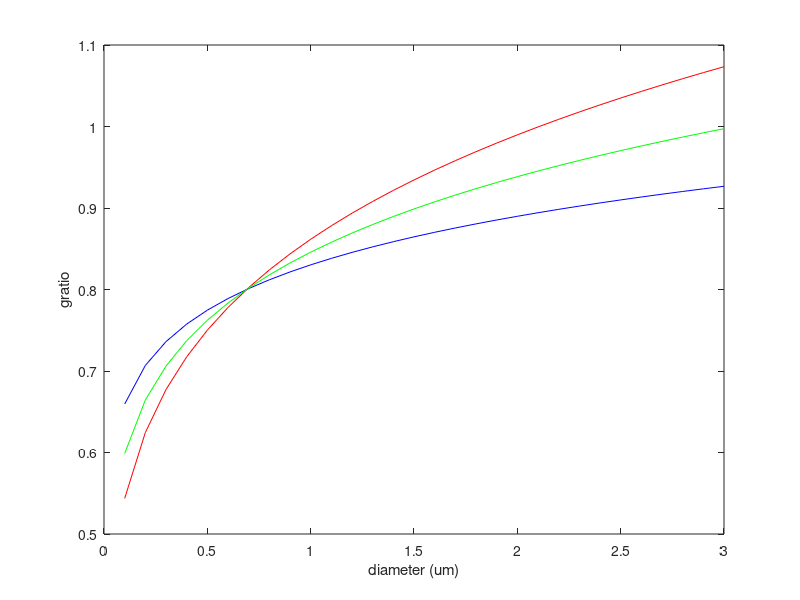
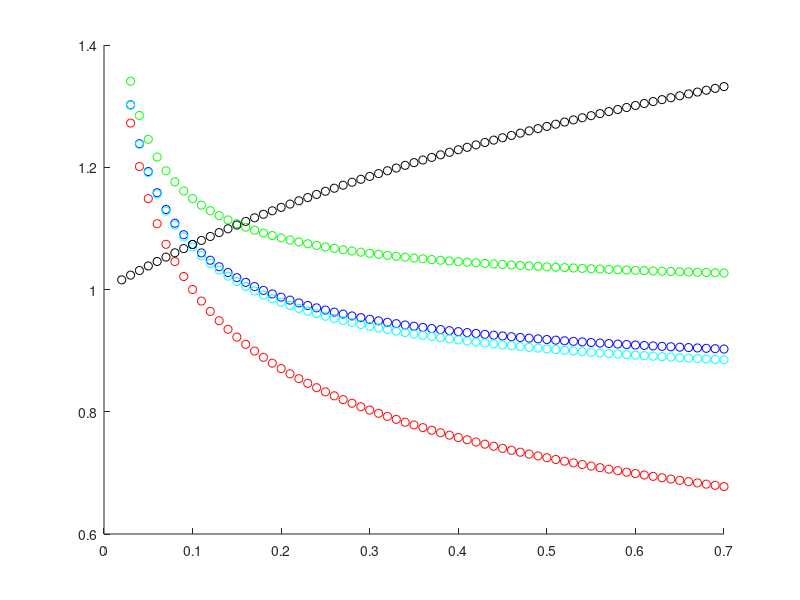
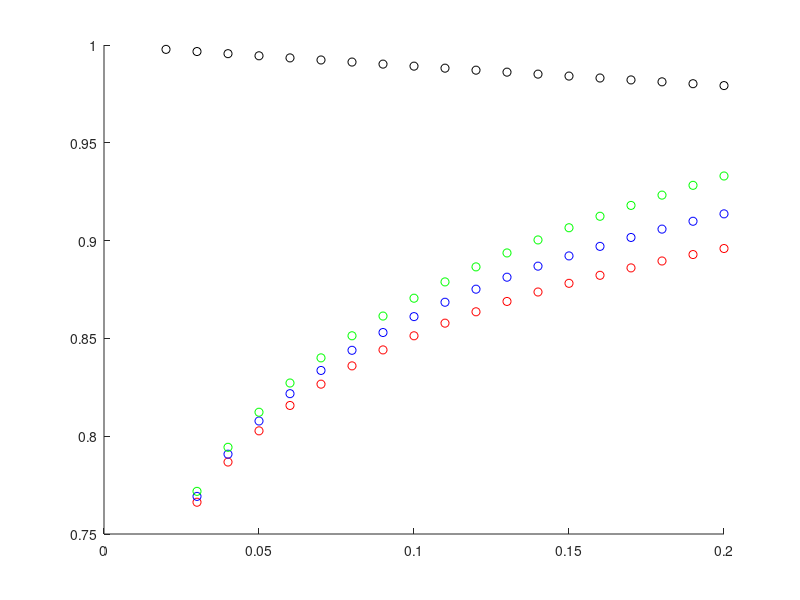

Write MATLAB code to recreate these figures, in order. (Note: this script raises an error after producing the figures.)
% Find alpha and beta

d = 0.1:0.1:3;

figure()
alpha   = 0.2;
beta    = 0.8/((0.69)^alpha);
g = beta*(d).^alpha;
plot(d,g,'r')
hold on
alpha   = 0.1;
beta    = 0.8/((0.69)^alpha);
g = beta*(d).^alpha;
plot(d,g,'b')
alpha   = 0.15;
beta    = 0.8/((0.69)^alpha);
g = beta*(d).^alpha;
plot(d,g,'g')

xlabel('diameter (um)')
ylabel('gratio')

alpha=0.1;
beta=0.7;

%% Find Constant A
mode=0.1;
R = [];
figure()
for theta=0.02:0.01:0.7
    LL      = (mode/theta)^(2*alpha);
    UL      = (mode/theta + 1)^(2*alpha);
    TV      = gamma(mode/theta+1)/gamma(mode/theta+1-2*alpha);
    GV = (mode/theta+0.5-alpha)^(2*alpha);
    ratio1   = TV/LL;
    R = [R; ratio1];
    scatter(theta,LL,'r')
    scatter(theta,TV,'b')
    scatter(theta,UL,'g')
    scatter(theta,GV,'c')
    scatter(theta,ratio1,'k')

    hold on
end
ratio1 = mean(R);

%% Find Constant C
mode=0.4;
R = [];
figure()
for theta=0.02:0.01:0.2
    UL      = (mode/theta)^(-alpha);
    LL      = (mode/theta + 1)^(-alpha);
    TV      = gamma(mode/theta+1-alpha)/gamma(mode/theta+1);

    ratio2   = TV/UL;
    R = [R ratio2];
    scatter(theta,LL,'r')
    scatter(theta,TV,'b')
    scatter(theta,UL,'g')
    scatter(theta,ratio2,'k')

    hold on
end
ratio2 = mean(R);

clearvars mode

%% 

%% Test with different g 
G = [0.65, 0.70, 0.72,0.8];
ls = {'-.','-','--',':'};
alpha=0.2;
beta=0.7;

figure()

for i=1:length(G)
g=G(i);
v=10;
syms M theta
eqn1 = (g^2*(2+4*alpha^2-6*alpha)/(2^(2*alpha)*theta^(2*alpha)*beta^2*(M/theta+1/2-alpha)^(2*alpha)*M)-2/M)*theta^2 ...
    +((g^2/(2^(2*alpha)*theta^(2*alpha)*beta^2*(M/theta+1/2-alpha)^(2*alpha)))*(3-4*alpha)-3)*theta ...
    + (g^2/(2^(2*alpha)*theta^(2*alpha)*beta^2*(M/theta+1/2-alpha)^(2*alpha)*M^(-1))-M) ==0;
eqn2 = v == 11/(beta*2^(2*alpha))*(M/theta+0.5-alpha/2)^alpha*theta^(1-alpha)*(M/theta+1-alpha);
[S1, S2] = vpasolve([eqn1 eqn2],[M theta],[0.2 1; 0 1]);
sprintf('g-ratio: %.2f, mode: %.2f, theta: %.2f',g,S1,S2)


% fimplicit3(eqn1,'FaceColor','y')
% hold on
% fimplicit3(eqn2,'FaceColor','r')
% xlim([0.1,1])
% ylim([0,1])
% xlabel('M')
% ylabel('theta')

fimplicit(eqn1,'Color','b','LineStyle',ls{i})
hold on
fimplicit(eqn2,'Color','r','LineStyle',ls{i})
hold on
xlim([0.1,1])
ylim([0,1])
xlabel('M')
ylabel('theta')
end
legend('g ratio fun','vel fun')

%% Use g from data
alpha=0.1;
A = 2^(2*alpha)*1.05; %
C = 2^(-alpha)*0.98; %
g_map = gratio.*tract;
R = 5.5*2;

for x=1:96
    for y=1:106
        for z=1:70
            if tract(x,y,z)== 1
                g=g_map(x,y,z);
                v=8; 
                 syms M theta
%                 eqn1 = ((A*(beta^2)*M^(2*alpha))*(M+3*((((v*beta*M^alpha)/(R*C))-M)/(1-alpha))+(2/M)*((((v*beta*M^alpha)/(R*C))-M)/(1-alpha))^2)/(M+(3-4*alpha)*((((v*beta*M^alpha)/(R*C))-M)/(1-alpha))+(((2+4*alpha^2-6*alpha)/M)*((((v*beta*M^alpha)/(R*C))-M)/(1-alpha))^2)))-g^2 ==0;
%                 V = vpasolve(eqn1,M,[0.1;0.6]);
%                 Mode=double(V);
%                 if isempty(Mode)
%                     sprintf('Problem with g-ratio: %.2f',g)
%                 else
%                 theta = ((beta*v*Mode^alpha)/(R*C) - Mode)/(1-alpha);
                eqn1 = (g^2*(2+4*alpha^2-6*alpha)/(2^(2*alpha)*theta^(2*alpha)*beta^2*(M/theta+1/2-alpha)^(2*alpha)*M)-2/M)*theta^2 ...
    +((g^2/(2^(2*alpha)*theta^(2*alpha)*beta^2*(M/theta+1/2-alpha)^(2*alpha)))*(3-4*alpha)-3)*theta ...
    + (g^2/(2^(2*alpha)*theta^(2*alpha)*beta^2*(M/theta+1/2-alpha)^(2*alpha)*M^(-1))-M) ==0;
                eqn2 = v == 11/(beta*2^(2*alpha))*(M/theta+0.5-alpha/2)^alpha*theta^(1-alpha)*(M/theta+1-alpha);
                [S1, S2] = vpasolve([eqn1 eqn2],[M theta],[0.2 0.6; 0 1]);
                Mode = S1;
                theta = S2;
                mean = Mode + theta;
                sprintf('g-ratio: %.2f, mode: %.2f, theta: %.2f, mean: %.2f',g,Mode,theta, mean)
                %end
            end
        end 
    end
end

%% Equation parts
M=0.1:0.01:0.9;
g=0.72;
v=4;
beta=0.7;
C =0.98;
pt1 = (M.^2)*(v*g^2)*(-4*alpha^2+8*alpha-1)/(11*C*A*beta);
pt2 = - (M.^(2*alpha+1))*alpha*(alpha+1);
pt3 = (M.^(3*alpha))*v*beta*(3*alpha+1)/(11*C);
pt4 = (M.*g^2*alpha*(alpha-1))/(A*beta^2);
pt5 = (M.^(2*alpha-1))*(g^2/(A*beta^2))*((v*beta/(11*C))^2)*(2+4*alpha^2-6*alpha);
pt6 = -(M.^(4*alpha-1))*2*((v*beta)/(11*C))^2;
total = pt1+pt2+pt3+pt4+pt5+pt6;
total2 = pt3 + pt5 + pt6;

close all
figure()
plot(M,pt1);
hold on
plot(M,pt2);
hold on
plot(M,pt3);
hold on
plot(M,pt4);
hold on
plot(M,pt5);
hold on
plot(M,pt6);
hold on
plot(M,total,'k','LineWidth',2);
% plot(M,total2,'k--','LineWidth',2);
hold on


g=0.71;
v=8;
pt1 = (M.^2)*(v*g^2)*(-4*alpha^2+8*alpha-1)/(11*C*A*beta);
pt2 = - (M.^(2*alpha+1))*alpha*(alpha+1);
pt3 = (M.^(3*alpha))*v*beta*(3*alpha+1)/(11*C);
pt4 = (M.*g^2*alpha*(alpha-1))/(A*beta^2);
pt5 = (M.^(2*alpha-1))*(g^2/(A*beta^2))*((v*beta/(11*C))^2)*(2+4*alpha^2-6*alpha);
pt6 = -(M.^(4*alpha-1))*2*((v*beta)/(11*C))^2;
total = pt1+pt2+pt3+pt4+pt5+pt6;
plot(M,total,'k--','LineWidth',2);
legend()

%% Two equations similar?

alpha=0.1;
beta=0.7;
theta=0.1;
g=0.6;
syms M
eqn1 = M*2*gamma(M/0.1)==3;
eqn1 = gamma(M)==1.7725;
syms M theta
eqn1 = 0 == g^2 - A*beta^2*M^(2*alpha)*(M+3*theta+2*theta^2/M)/(M+(3-4*alpha)*theta+(2+4*alpha^2-6*alpha)*theta^2/M);

eqn2 = v == (11/beta)*theta(1-alpha) ...
    * 0.98*(M/theta)^(alpha) ... % Lower limit and factor A
    * (M/theta+1-alpha);
[S1, S2] = vpasolve([eqn1 eqn2],[M theta],[0 1; 0 1]);
syms v
M =0.22;
theta=0.1;
eqn = theta==((v.*beta*M^alpha/(11*C))-M)/(1-alpha);
V = vpasolve(eqn,v)
v=5.18;
M=0.22;
syms theta
eqn = theta==((v.*beta*M^alpha/(11*C))-M)/(1-alpha);
V = vpasolve(eqn,theta)
theta=0.1;
syms M
eqn1 = (M^2)*(v.*g.^2)*(-4*alpha^2+8*alpha-1)/(11*C*A*beta) - (M^(2*alpha+1))*alpha*(alpha+1) + (M^(3*alpha))*v.*beta*(3*alpha+1)/(11*C) + (M*g.^2*alpha*(alpha-1))/(A*beta^2) + (M^(2*alpha-1))*(g.^2/(A*beta^2))*(v.*beta/(11*C))^2*(2+4*alpha^2-6*alpha) - (M^(4*alpha-1))*2*(v.*beta/(11*C))^2 == 0;
V = vpasolve(eqn1,M,[0;1])

g = 0.7
xt = @(M) (-g + sqrt(A*beta^2*M^(2*alpha)*(M+3*theta+2*theta^2/M)/(M+(3-4*alpha)*theta+(2+4*alpha^2-6*alpha)*theta^2/M)));
figure()
fplot(xt,[0,1])
g = 0.72
xt = @(M) (-g + sqrt(A*beta^2*M^(2*alpha)*(M+3*theta+2*theta^2/M)/(M+(3-4*alpha)*theta+(2+4*alpha^2-6*alpha)*theta^2/M)));
hold on
fplot(xt,[0,1])
beta=0.7;
xt2 = @(M) ((M^2)*(v.*g.^2)*(-4*alpha^2+8*alpha-1)/(11*C*A*beta) - (M^(2*alpha+1))*alpha*(alpha+1) + (M^(3*alpha))*v.*beta*(3*alpha+1)/(11*C) + (M*g.^2*alpha*(alpha-1))/(A*beta^2) + (M^(2*alpha-1))*(g.^2/(A*beta^2))*(v.*beta/(11*C))^2*(2+4*alpha^2-6*alpha) - (M^(4*alpha-1))*2*(v.*beta/(11*C))^2);
hold on
fplot(xt2,[0,1],'r')

figure
for theta=0.1:0.01:0.4
M=0.3;
g = sqrt(A*beta^2*M^(2*alpha)*(M+3*theta+2*theta^2/M)/(M+(3-4*alpha)*theta+(2+4*alpha^2-6*alpha)*theta^2/M));
scatter(theta,g)
hold on
end

theta=0.1;
M=0.22;
k=M/theta+1;
g=sqrt(A*beta^2*((k-1)*theta)^(2*alpha)*(k+1)*k/((k-2*alpha+1)*(k-2*alpha)))

%% 

A = 2^(2*alpha)*1; %
C = 2^(-alpha)*1; %
g=0.70;
v=5;
R = 5.5*2;
syms M  
xt = @(M) (((A*(beta^2)*M^(2*alpha))*(M+3*((((v*beta*M^alpha)/(R*C))-M)/(1-alpha))+(2/M)*((((v*beta*M^alpha)/(R*C))-M)/(1-alpha))^2)/(M+(3-4*alpha)*((((v*beta*M^alpha)/(R*C))-M)/(1-alpha))+(((2+4*alpha^2-6*alpha)/M)*((((v*beta*M^alpha)/(R*C))-M)/(1-alpha))^2)))-g^2);
figure()
fplot(xt,[0,1])
xlim([0 1])
ylim([-0.5 0.6])
xlabel('Mode')
ylabel('Function of mode')

eqn1= ((A*(beta^2)*M^(2*alpha))*(M+3*((((v*beta*M^alpha)/(11*C))-M)/(1-alpha))+(2/M)*((((v*beta*M^alpha)/(11*C))-M)/(1-alpha))^2)/(M+(3-4*alpha)*((((v*beta*M^alpha)/(11*C))-M)/(1-alpha))+(((2+4*alpha^2-6*alpha)/M)*((((v*beta*M^alpha)/(11*C))-M)/(1-alpha))^2))-g^2) ==0;
V = vpasolve(eqn1,M,[0.2;0.5])

alpha=0.2
g=0.6
v=8
value=[];
for M=0.1:0.1:1
    value=[value; (((A*(beta^2)*M^(2*alpha))*(M+3*((((v*beta*M^alpha)/(R*C))-M)/(1-alpha))+(2/M)*((((v*beta*M^alpha)/(R*C))-M)/(1-alpha))^2)/(M+(3-4*alpha)*((((v*beta*M^alpha)/(R*C))-M)/(1-alpha))+(((2+4*alpha^2-6*alpha)/M)*((((v*beta*M^alpha)/(R*C))-M)/(1-alpha))^2)))-g^2);];
end
figure()
plot(0.1:0.1:1,value)

Mode=0.3;
alpha=0.2;
beta=0.8;
v=8;
theta = ((beta*v*Mode^alpha)/(5.5*2*C) - Mode)/(1-alpha);
X = 0:0.01:3;
pdf = gampdf(X,Mode/theta+1,theta);
figure()
plot(X,pdf)

g=0.65;
v=6;
value=[];
for Mode=0.1:0.1:1
    value=[value; ((beta*v*Mode^alpha)/(5.5*2*C) - Mode)/(1-alpha)];
end
figure()
plot(0.1:0.1:1,value)

Mode=double(V);

%%
figure()
for M=0.1:0.01:0.6
theta=((v.*beta*M^alpha/(11*C))-M)/(1-alpha)
scatter(M,theta)
hold on
end

%%
g=0.70;
M=0.3;
alpha=0.1;
beta=0.8;
A= 1.05*2^(2*alpha);
C = 2^(-alpha)*0.98;
% a = g^2*(2+4*alpha^2-6*alpha)/(A*beta^2*M^(2*alpha+1))-2/M;
% b = (g^2/(A*beta^2*M^(2*alpha)))*(3-4*alpha)-3;
% c = (g^2/(A*beta^2*M^(2*alpha-1))-M);
% theta1 = (-b + sqrt(b^2-4*a*c))/(2*a)
% theta2 = (-b - sqrt(b^2-4*a*c))/(2*a)
v=8;
syms M theta
eqn1 = (g^2*(2+4*alpha^2-6*alpha)/(A*beta^2*M^(2*alpha+1))-2/M)*theta^2 ...
    +((g^2/(A*beta^2*M^(2*alpha)))*(3-4*alpha)-3)*theta ...
    + (g^2/(A*beta^2*M^(2*alpha-1))-M) ==0;
eqn2 = (v*beta*M^alpha)/(11*C) - M - (1-alpha)*theta ==0;
figure()
%fimplicit3([eqn1 eqn2])
fimplicit(eqn1,'Color','b')
hold on
fimplicit(eqn2,'Color','r')
hold on
xlim([0.1,1])
ylim([0,1])
xlabel('M')
ylabel('theta')

[S1, S2] = vpasolve([eqn1 eqn2],[M theta],[0.2 1; 0 1]);
%%
M=0.3;
g=0.7;
beta=0.7;
syms theta
eqn1 = (g^2*(2+4*alpha^2-6*alpha)/(A*beta^2*M^(2*alpha+1))-2/M)*theta^2 ...
    +((g^2/(A*beta^2*M^(2*alpha)))*(3-4*alpha)-3)*theta ...
    + (g^2/(A*beta^2*M^(2*alpha-1))-M) ==0;
S = vpasolve(eqn1, theta,[0,1])
theta=0.5;
v=8;
eqn2 = (v*beta*M^alpha)/(11*C) - M - (1-alpha)*theta ==0;

% fun1 = @(M,theta) ((g^2*(2+4*alpha^2-6*alpha)/(A*beta^2*M^(2*alpha+1))-2/M)*theta^2 ...
%     +((g^2/(A*beta^2*M^(2*alpha)))*(3-4*alpha)-3)*theta ...
%     + (g^2/(A*beta^2*M^(2*alpha-1))-M));
% figure()
% zhandle = ezsurf(fun1,[0.1,1])
% fun2 = @(M,theta) ((v*beta*M^alpha)/(11*C) - M - (1-alpha)*theta)
% hold on
% zhandle = ezsurf(fun2,[0.1,1])
% 
% [S1, S2] = vpasolve([eqn1 eqn2],[M theta],[0.2 1; 0 1]);
% vpa(S1)
% vpa(S2)